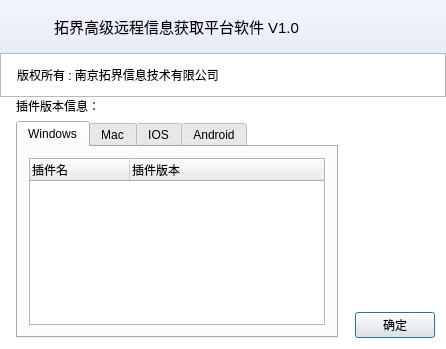
<?xml version="1.0" encoding="UTF-8"?>
<ui version="4.0">
 <class>AboutDlg</class>
 <widget class="QDialog" name="AboutDlg">
  <property name="geometry">
   <rect>
    <x>0</x>
    <y>0</y>
    <width>446</width>
    <height>349</height>
   </rect>
  </property>
  <property name="minimumSize">
   <size>
    <width>446</width>
    <height>0</height>
   </size>
  </property>
  <property name="windowTitle">
   <string>关于</string>
  </property>
  <property name="styleSheet">
   <string notr="true">QWidget
{
	font-family:&quot;Microsoft Yahei&quot;;
}
QWidget#AboutDlg
{
	background-color:white;
}</string>
  </property>
  <layout class="QVBoxLayout" name="verticalLayout_6">
   <property name="spacing">
    <number>0</number>
   </property>
   <property name="leftMargin">
    <number>0</number>
   </property>
   <property name="topMargin">
    <number>0</number>
   </property>
   <property name="rightMargin">
    <number>0</number>
   </property>
   <item>
    <widget class="QFrame" name="title">
     <property name="styleSheet">
      <string notr="true">QFrame#title
{
	background-color:qlineargradient(spread:pad, x1:0, y1:0, x2:0, y2:1,stop:0 rgba(244, 244, 255, 255), stop:1 rgba(172, 197, 224, 80));
}</string>
     </property>
     <layout class="QHBoxLayout" name="horizontalLayout_2">
      <property name="leftMargin">
       <number>6</number>
      </property>
      <property name="topMargin">
       <number>15</number>
      </property>
      <property name="rightMargin">
       <number>6</number>
      </property>
      <property name="bottomMargin">
       <number>15</number>
      </property>
      <item>
       <spacer name="horizontalSpacer_2">
        <property name="orientation">
         <enum>Qt::Horizontal</enum>
        </property>
        <property name="sizeType">
         <enum>QSizePolicy::Fixed</enum>
        </property>
        <property name="sizeHint" stdset="0">
         <size>
          <width>10</width>
          <height>20</height>
         </size>
        </property>
       </spacer>
      </item>
      <item>
       <widget class="QLabel" name="label_3">
        <property name="maximumSize">
         <size>
          <width>32</width>
          <height>32</height>
         </size>
        </property>
        <property name="text">
         <string/>
        </property>
        <property name="pixmap">
         <pixmap resource="maindlg.qrc">:/image/icon.png</pixmap>
        </property>
        <property name="scaledContents">
         <bool>true</bool>
        </property>
       </widget>
      </item>
      <item>
       <widget class="QLabel" name="lbTitle">
        <property name="styleSheet">
         <string notr="true">QLabel
{
	font-size:15px;
}</string>
        </property>
        <property name="text">
         <string>拓界高级远程信息获取平台软件 V1.0</string>
        </property>
       </widget>
      </item>
     </layout>
    </widget>
   </item>
   <item>
    <widget class="QFrame" name="frame">
     <property name="maximumSize">
      <size>
       <width>16777215</width>
       <height>60</height>
      </size>
     </property>
     <property name="frameShape">
      <enum>QFrame::StyledPanel</enum>
     </property>
     <property name="frameShadow">
      <enum>QFrame::Raised</enum>
     </property>
     <layout class="QHBoxLayout" name="horizontalLayout_3">
      <item>
       <spacer name="horizontalSpacer_3">
        <property name="orientation">
         <enum>Qt::Horizontal</enum>
        </property>
        <property name="sizeType">
         <enum>QSizePolicy::Fixed</enum>
        </property>
        <property name="sizeHint" stdset="0">
         <size>
          <width>5</width>
          <height>20</height>
         </size>
        </property>
       </spacer>
      </item>
      <item>
       <widget class="QLabel" name="label_2">
        <property name="maximumSize">
         <size>
          <width>16777215</width>
          <height>20</height>
         </size>
        </property>
        <property name="text">
         <string>版权所有 : 南京拓界信息技术有限公司</string>
        </property>
       </widget>
      </item>
     </layout>
    </widget>
   </item>
   <item>
    <layout class="QHBoxLayout" name="horizontalLayout">
     <property name="topMargin">
      <number>0</number>
     </property>
     <item>
      <spacer name="horizontalSpacer">
       <property name="orientation">
        <enum>Qt::Horizontal</enum>
       </property>
       <property name="sizeType">
        <enum>QSizePolicy::Fixed</enum>
       </property>
       <property name="sizeHint" stdset="0">
        <size>
         <width>16</width>
         <height>20</height>
        </size>
       </property>
      </spacer>
     </item>
     <item>
      <layout class="QVBoxLayout" name="verticalLayout_7">
       <item>
        <widget class="QLabel" name="label">
         <property name="text">
          <string>插件版本信息：</string>
         </property>
        </widget>
       </item>
       <item>
        <widget class="QTabWidget" name="tabwideget">
         <property name="minimumSize">
          <size>
           <width>300</width>
           <height>0</height>
          </size>
         </property>
         <property name="currentIndex">
          <number>0</number>
         </property>
         <widget class="QWidget" name="tab">
          <attribute name="icon">
           <iconset resource="maindlg.qrc">
            <normaloff>:/image/windows_online.png</normaloff>:/image/windows_online.png</iconset>
          </attribute>
          <attribute name="title">
           <string>Windows</string>
          </attribute>
          <layout class="QVBoxLayout" name="verticalLayout">
           <item>
            <widget class="QTreeWidget" name="trWindows">
             <column>
              <property name="text">
               <string>插件名</string>
              </property>
             </column>
             <column>
              <property name="text">
               <string>插件版本</string>
              </property>
             </column>
            </widget>
           </item>
          </layout>
         </widget>
         <widget class="QWidget" name="tab_2">
          <attribute name="icon">
           <iconset resource="maindlg.qrc">
            <normaloff>:/image/mac_online.png</normaloff>:/image/mac_online.png</iconset>
          </attribute>
          <attribute name="title">
           <string>Mac</string>
          </attribute>
          <layout class="QVBoxLayout" name="verticalLayout_3">
           <item>
            <widget class="QTreeWidget" name="trMac">
             <column>
              <property name="text">
               <string>插件名</string>
              </property>
             </column>
             <column>
              <property name="text">
               <string>插件版本</string>
              </property>
             </column>
            </widget>
           </item>
          </layout>
         </widget>
         <widget class="QWidget" name="tab_3">
          <attribute name="icon">
           <iconset resource="maindlg.qrc">
            <normaloff>:/image/iphone_online.png</normaloff>:/image/iphone_online.png</iconset>
          </attribute>
          <attribute name="title">
           <string>IOS</string>
          </attribute>
          <layout class="QVBoxLayout" name="verticalLayout_4">
           <item>
            <widget class="QTreeWidget" name="trIOS">
             <column>
              <property name="text">
               <string>插件名</string>
              </property>
             </column>
             <column>
              <property name="text">
               <string>插件版本</string>
              </property>
             </column>
            </widget>
           </item>
          </layout>
         </widget>
         <widget class="QWidget" name="tab_4">
          <attribute name="icon">
           <iconset resource="maindlg.qrc">
            <normaloff>:/image/android_online.png</normaloff>:/image/android_online.png</iconset>
          </attribute>
          <attribute name="title">
           <string>Android</string>
          </attribute>
          <layout class="QVBoxLayout" name="verticalLayout_5">
           <item>
            <widget class="QTreeWidget" name="trAndroid">
             <column>
              <property name="text">
               <string>插件名</string>
              </property>
             </column>
             <column>
              <property name="text">
               <string>插件版本</string>
              </property>
             </column>
            </widget>
           </item>
          </layout>
         </widget>
        </widget>
       </item>
      </layout>
     </item>
     <item>
      <widget class="QFrame" name="frame">
       <layout class="QVBoxLayout" name="verticalLayout_2">
        <property name="spacing">
         <number>0</number>
        </property>
        <property name="bottomMargin">
         <number>0</number>
        </property>
        <item>
         <spacer name="verticalSpacer">
          <property name="orientation">
           <enum>Qt::Vertical</enum>
          </property>
          <property name="sizeHint" stdset="0">
           <size>
            <width>20</width>
            <height>40</height>
           </size>
          </property>
         </spacer>
        </item>
        <item>
         <widget class="QPushButton" name="btnOK">
          <property name="text">
           <string>确定</string>
          </property>
         </widget>
        </item>
       </layout>
      </widget>
     </item>
    </layout>
   </item>
   <item>
    <spacer name="verticalSpacer_3">
     <property name="orientation">
      <enum>Qt::Vertical</enum>
     </property>
     <property name="sizeType">
      <enum>QSizePolicy::Fixed</enum>
     </property>
     <property name="sizeHint" stdset="0">
      <size>
       <width>20</width>
       <height>0</height>
      </size>
     </property>
    </spacer>
   </item>
  </layout>
 </widget>
 <layoutdefault spacing="6" margin="11"/>
 <resources>
  <include location="maindlg.qrc"/>
 </resources>
 <connections/>
</ui>
